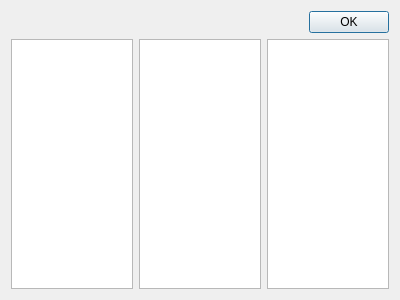
<?xml version="1.0" encoding="UTF-8"?>
<ui version="4.0">
 <class>NextTileDialog</class>
 <widget class="QDialog" name="NextTileDialog">
  <property name="geometry">
   <rect>
    <x>0</x>
    <y>0</y>
    <width>400</width>
    <height>300</height>
   </rect>
  </property>
  <property name="windowTitle">
   <string>Dialog</string>
  </property>
  <layout class="QVBoxLayout" name="verticalLayout">
   <item>
    <widget class="QDialogButtonBox" name="buttonBox">
     <property name="orientation">
      <enum>Qt::Horizontal</enum>
     </property>
     <property name="standardButtons">
      <set>QDialogButtonBox::Ok</set>
     </property>
    </widget>
   </item>
   <item>
    <layout class="QHBoxLayout" name="horizontalLayout">
     <item>
      <widget class="QGraphicsView" name="graphicsView_2"/>
     </item>
     <item>
      <widget class="QGraphicsView" name="graphicsView_3"/>
     </item>
     <item>
      <widget class="QGraphicsView" name="graphicsView"/>
     </item>
    </layout>
   </item>
  </layout>
 </widget>
 <resources/>
 <connections>
  <connection>
   <sender>buttonBox</sender>
   <signal>accepted()</signal>
   <receiver>NextTileDialog</receiver>
   <slot>accept()</slot>
   <hints>
    <hint type="sourcelabel">
     <x>248</x>
     <y>254</y>
    </hint>
    <hint type="destinationlabel">
     <x>157</x>
     <y>274</y>
    </hint>
   </hints>
  </connection>
  <connection>
   <sender>buttonBox</sender>
   <signal>rejected()</signal>
   <receiver>NextTileDialog</receiver>
   <slot>reject()</slot>
   <hints>
    <hint type="sourcelabel">
     <x>316</x>
     <y>260</y>
    </hint>
    <hint type="destinationlabel">
     <x>286</x>
     <y>274</y>
    </hint>
   </hints>
  </connection>
 </connections>
</ui>
